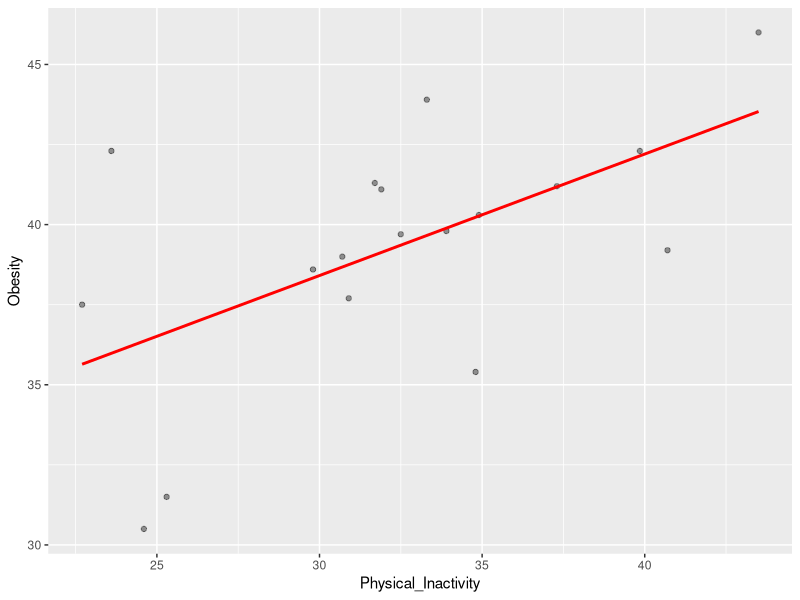
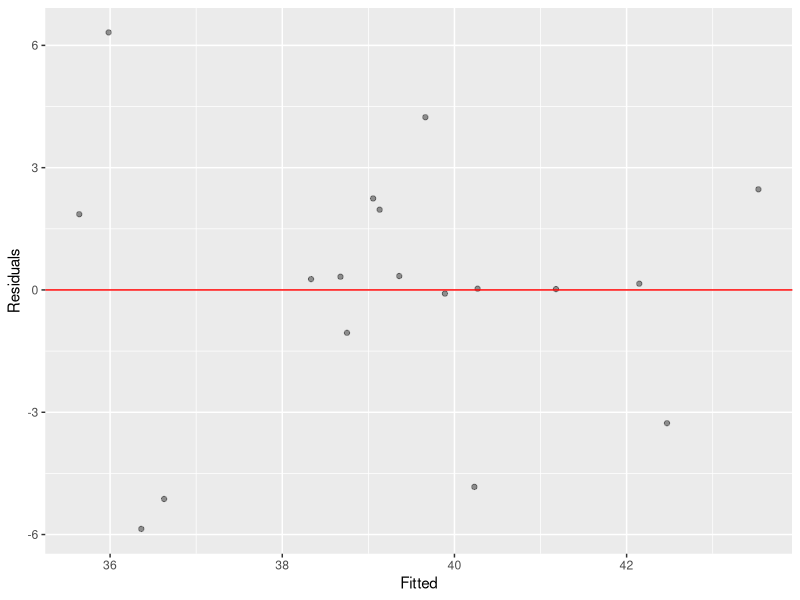

Write the R code that produced these figures, in order. (Note: this script raises an error after producing the figures.)
# =====================
# CP04 - Simulation
# =====================

library(ggplot2)
library(dplyr)
library(tidyr)

data <- read.csv("data/raw/PLACES_sample.csv")

data_clean <- data %>%
  filter(Data_Value_Type == "Crude prevalence",
         Year == 2023)

selected <- data_clean %>%
  filter(Measure %in% c("No leisure-time physical activity among adults",
                        "Obesity among adults")) %>%
  select(LocationName, Measure, Data_Value) %>%
  pivot_wider(names_from = Measure,
              values_from = Data_Value,
              values_fn = mean) %>%
  rename(
    County = LocationName,
    Physical_Inactivity = `No leisure-time physical activity among adults`,
    Obesity = `Obesity among adults`
  ) %>%
  drop_na()

# =====================
# Scatter + regression
# =====================
p1 <- ggplot(selected,
             aes(x = Physical_Inactivity, y = Obesity)) +
  geom_point(alpha = 0.4) +
  geom_smooth(method = "lm", se = FALSE, color = "red")

p1

# =====================
# Residual plot
# =====================
model <- lm(Obesity ~ Physical_Inactivity, data = selected)

res_df <- data.frame(
  Fitted = fitted(model),
  Residuals = resid(model)
)

p2 <- ggplot(res_df, aes(x = Fitted, y = Residuals)) +
  geom_point(alpha = 0.4) +
  geom_hline(yintercept = 0, color = "red")

p2

# =====================
# Plot 3: Heatmap (simulation)
# =====================

p3 <- ggplot(combined_summary,
             aes(x = sample_size,
                 y = effect_size,
                 fill = Mean_Difference)) +
  geom_tile() +
  facet_wrap(~noise_level) +
  labs(
    title = "Mean Difference in Physical Inactivity Between Obesity Groups",
    x = "Sample Size",
    y = "Effect Size",
    fill = "Mean Difference"
  ) +
  scale_fill_gradient(low = "white", high = "darkred")

p3
